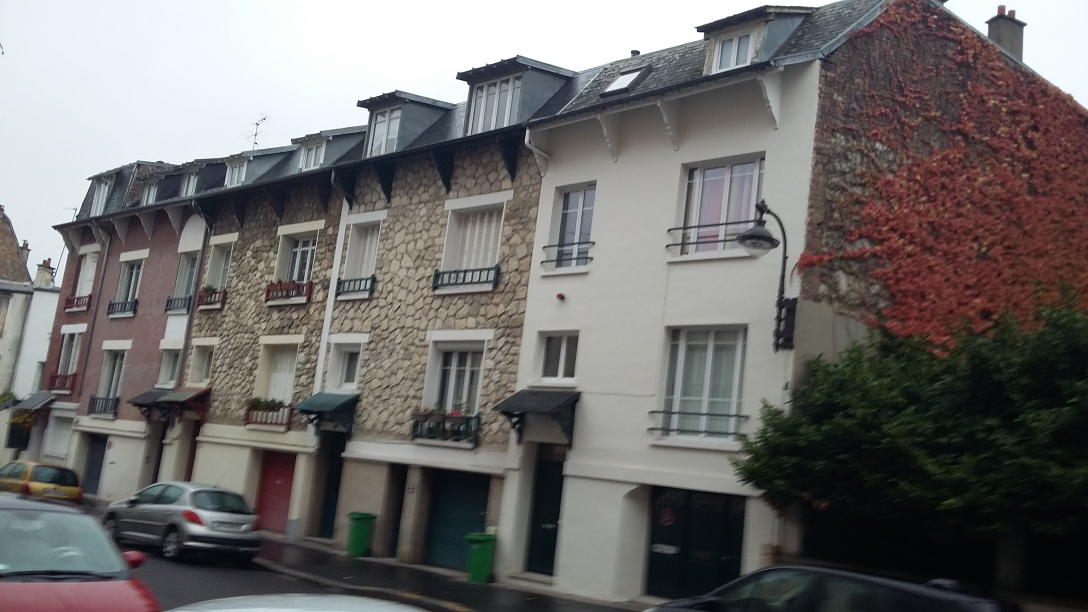
%> input picture images/tilt2.jpg, 3264 x 1836 px (shown at 1/3 size)
$ octave tilt_correction.m   (GNU Octave 9; MATLAB toolbox functions it lacks are replaced by stand-ins)
%> lines starting %> are read from the running program, lines starting %| are printed output that depends on the picture; in (x1, y1, x2, y2) boxes, pixels count from 0 and x2, y2 are one past the last pixel; in counts of white or black regions, pixels touching at a corner belong together; the program's own positions count from 1
### functions/find_dominant_edges.m
% input: binary image with detected vertical edges
% output: parameters of vertical lines, points
%         [p_x; p_y; q_x; q_y] for a line defined by points |pq|
%         [p_x; p_x] for points
function [edges, points] = find_dominant_edges(E, debug)
    if(nargin < 2)
        debug = 0;
    end

    if(debug)
        E_original = E;
    end

    edges = [];
    points = [];
    directions = [-1, 0, 1];
    min_length = 15;

    for line = 1:(size(E, 1) - min_length)
        indices = find(E(line,:));

        for idx = indices
            counter = 0;
            E(line, idx) = 0;
            % slope: 0 - undecided, -1 - left, 1 - right
            queue = [line; idx; 0]; % row, column, slope
            q = [];
            current_points = [];

            while(~isempty(queue))
                counter = counter + 1;
                q = queue(:, 1);
                queue = queue(:, 2:end);

                for d = directions
                    if(d ~= 0 && q(3) ~= 0 && q(3) ~= d)
                        continue;
                    end
                    if(q(2)+d <= 0 || q(2)+d >= size(E,2))
                        continue;
                    end
                    if(q(1)+1 >= size(E,1))
                        continue;
                    end

                    slope = d;
                    if(q(3) ~= 0)
                        slope = q(3);
                    end

                    if(E(q(1)+1, q(2)+d) == 1)
                        current_points = [current_points, [q(2)+d; q(1)+1]];
                        queue = [queue, [q(1)+1; q(2)+d; slope]];
                        E(q(1)+1, q(2)+d) = 0;
                    end
                end
            end

            if(counter >= min_length)
                edges = [edges, [line; idx; q(1); q(2)]];
                points = [points, current_points];
            end

        end

    end

    if(debug)
        figure;
        imshow(E_original);
        hold on;
        for e = 1:size(edges, 2)
            plot([edges(2,e), edges(4,e)], [edges(1,e), edges(3,e)], 'color', 'red', 'LineWidth', 3);
        end
    end

end

### tilt_correction.m
addpath('images');
addpath('functions');

img = imread('tilt2.jpg');
img = rgb2gray(img);
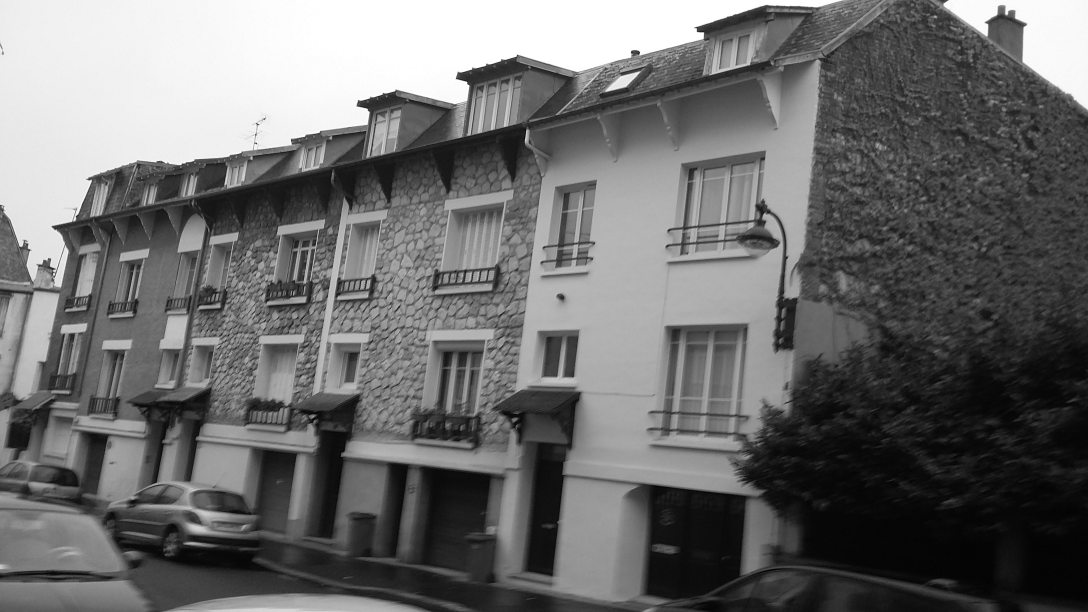
%> img: size 1836x3264 uint8 (shown at 1/3 size); min 0, max 255, mean 108.9
img = double(img);
%> img: size 1836x3264 double
img = img(1:4:end, 1:4:end);
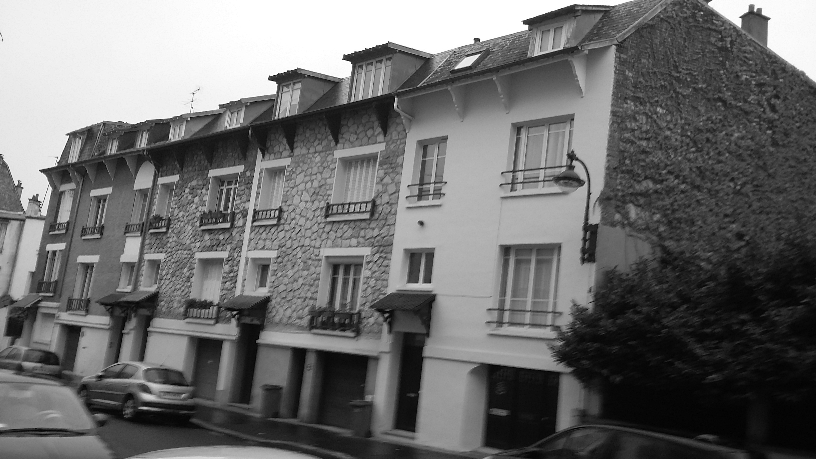
%> img: size 459x816 double; min 0, max 255, mean 109.1

E = edge(img, 'Sobel', 'vertical');
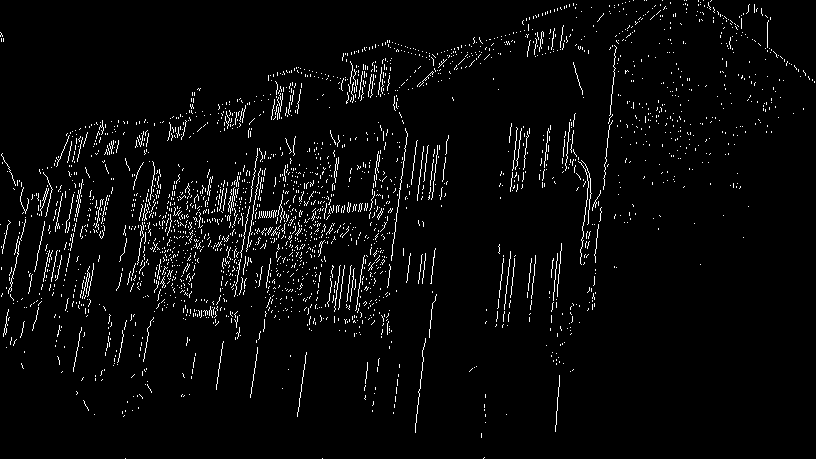
%> E: size 459x816 logical; 3.4% white in thin lines or dots
edges = find_dominant_edges(E);
%> the loop in find_dominant_edges, `for line = 1:(size(E, 1) - min_length)` made 444 passes
%> indices on passes 1 to 3: [634 645 647 663 685 687 699 704 712], 630, [626 671 701 709]
%> after the loop in find_dominant_edges, `for line = 1:(size(E, 1) - min_length)`:
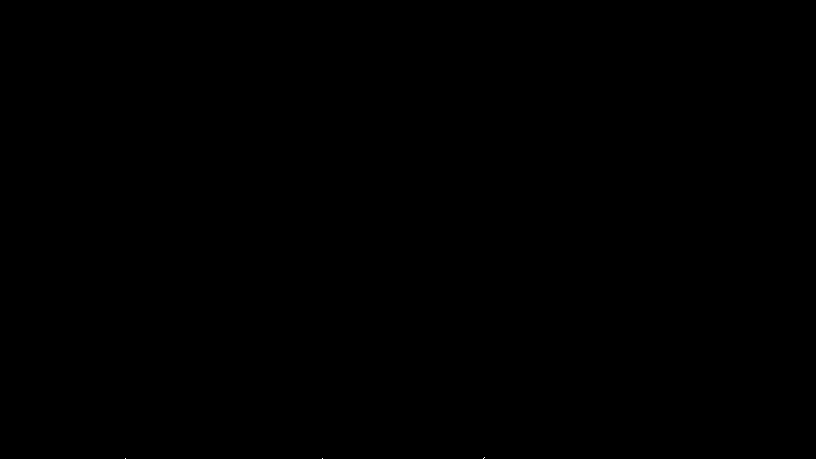
%> E: size 459x816 logical; 0% white in thin lines or dots, all inside (x1, y1, x2, y2) = (125, 457, 485, 459)
%> after the loop in find_dominant_edges, `for line = 1:(size(E, 1) - min_length)`: edges = 138 columns, first 8: [21 26 29 32 41 63 68 72; 769 564 555 543 531 574 382 363; 48 48 50 52 57 95 95 99; 768 561 552 540 528 583 379 359]

slope = (edges(2,:) - edges(4,:)) ./ (edges(1,:) - edges(3,:));
%> slope = 138 values, max 0.529 at index 49, min -0.429 at index 126, mean -0.141

$ run again, with images/tilt1.jpg copied over images/tilt2.jpg
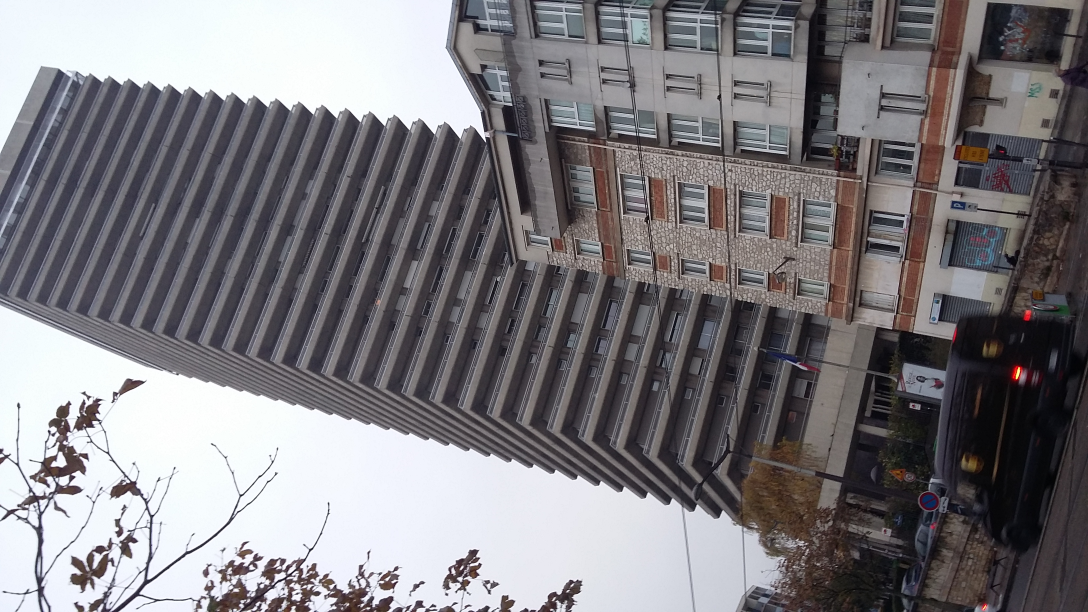
%> input picture images/tilt1.jpg, 3264 x 1836 px (shown at 1/3 size)
%> `E = edge(img, 'Sobel', 'vertical');`:
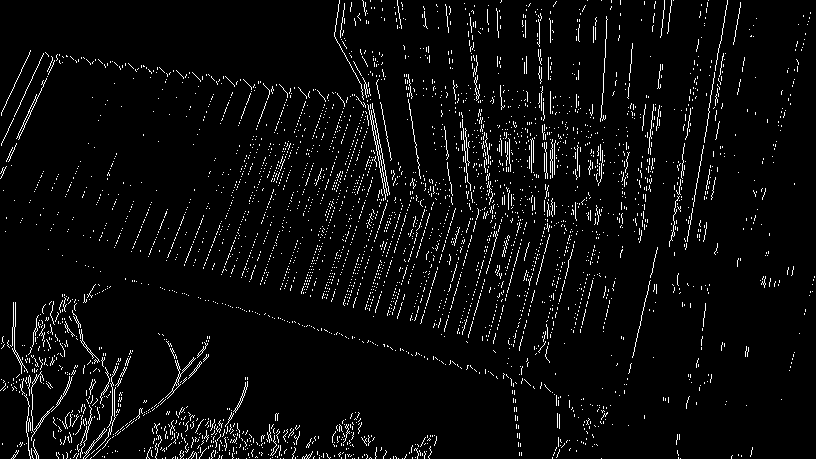
%> E: size 459x816 logical; 4.3% white in thin lines or dots
%> the loop in find_dominant_edges, `for line = 1:(size(E, 1) - min_length)` made 444 passes
%> indices on passes 2 to 4: [557 645 656], [352 366 402 708 741], [345 465 531]
%> after the loop in find_dominant_edges, `for line = 1:(size(E, 1) - min_length)`:
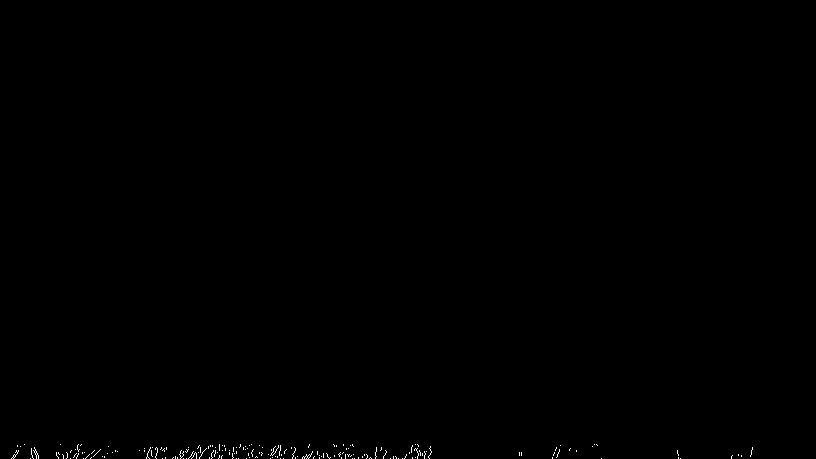
%> E: size 459x816 logical; 0.19% white in thin lines or dots, all inside (x1, y1, x2, y2) = (11, 444, 753, 459)
%> after the loop in find_dominant_edges, `for line = 1:(size(E, 1) - min_length)`: edges = 146 columns, first 8: [1 1 1 1 1 1 3 4; 340 363 398 665 672 728 741 345; 37 16 29 38 34 71 45 38; 335 366 402 661 668 716 734 341]
%> slope = 146 values, max 0.765 at index 114, min -0.857 at index 119, mean -0.113

$ run again, with images/tilt3.jpg copied over images/tilt2.jpg
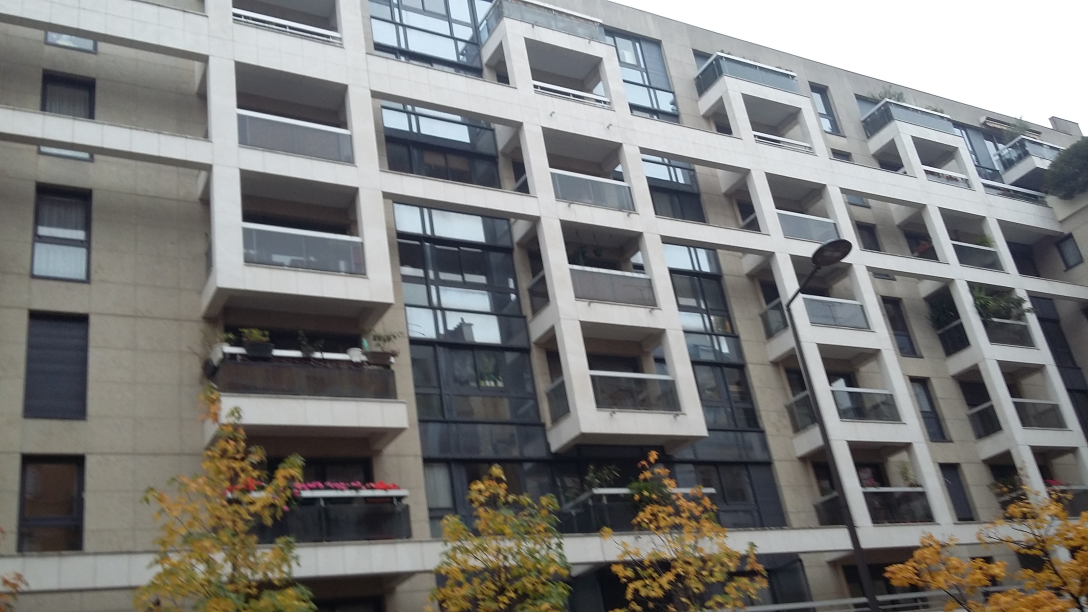
%> input picture images/tilt3.jpg, 3264 x 1836 px (shown at 1/3 size)
%> `img = img(1:4:end, 1:4:end);`:
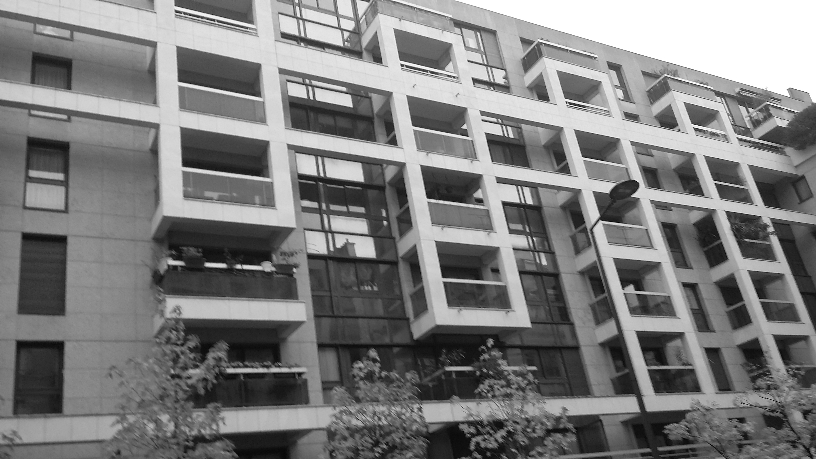
%> img: size 459x816 double; min 1, max 255, mean 125
%> `E = edge(img, 'Sobel', 'vertical');`:
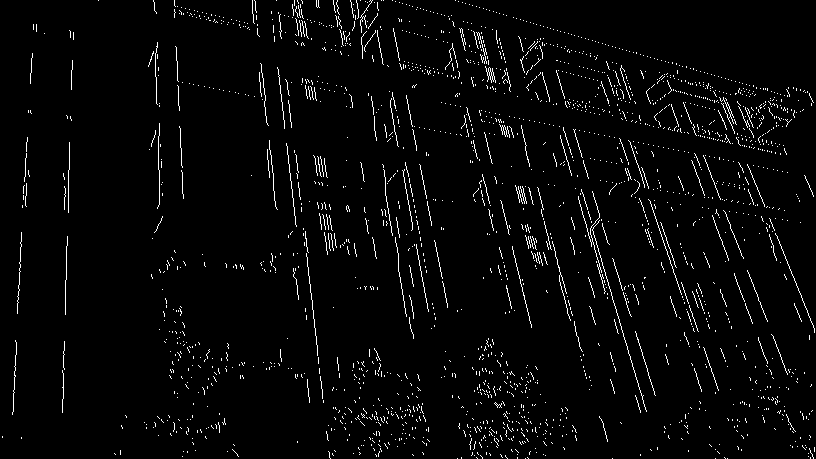
%> E: size 459x816 logical; 3% white in thin lines or dots
%> the loop in find_dominant_edges, `for line = 1:(size(E, 1) - min_length)` made 444 passes
%> indices on passes 2 to 4: [366 396 459], [368 375 378 400 463], [371 403 466]
%> after the loop in find_dominant_edges, `for line = 1:(size(E, 1) - min_length)`: edges = 181 columns, first 8: [1 1 1 4 14 19 21 21; 253 351 357 371 378 296 300 302; 24 18 18 18 29 36 37 37; 255 354 359 361 369 299 302 305]
%> slope = 181 values, max 0.529 at index 180, min -0.714 at index 4, mean 0.193

$ run again, with images/tilt4.jpg copied over images/tilt2.jpg
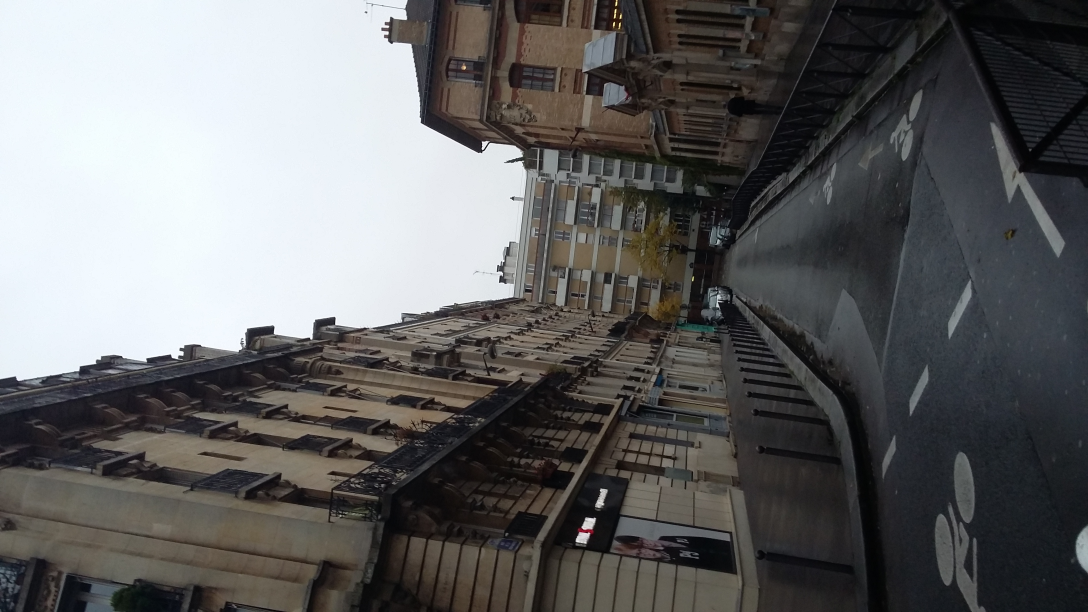
%> input picture images/tilt4.jpg, 3264 x 1836 px (shown at 1/3 size)
%> `img = img(1:4:end, 1:4:end);`:
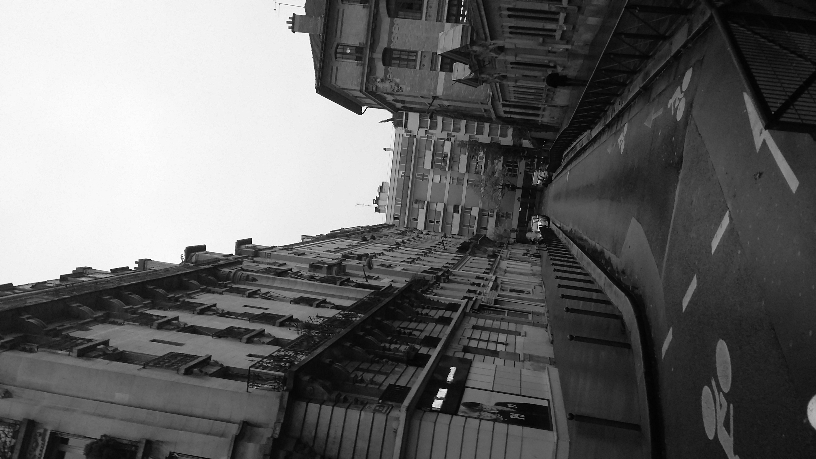
%> img: size 459x816 double; min 0, max 255, mean 101.5
%> `E = edge(img, 'Sobel', 'vertical');`:
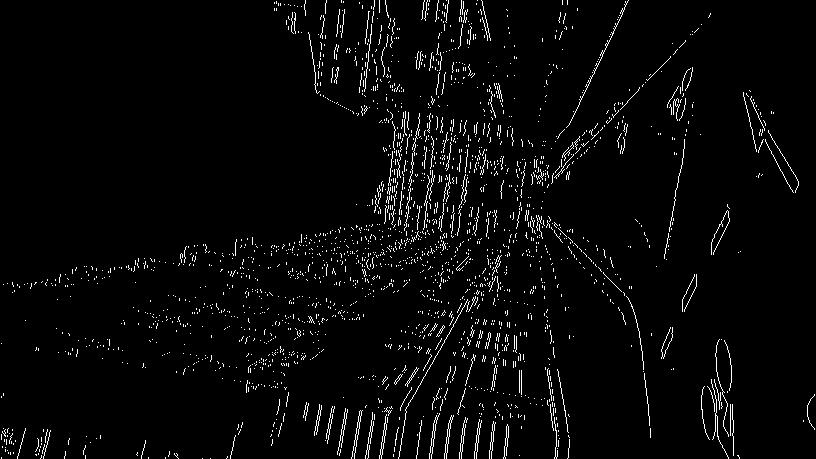
%> E: size 459x816 logical; 3.2% white in thin lines or dots
%> the loop in find_dominant_edges, `for line = 1:(size(E, 1) - min_length)` made 444 passes
%> indices on passes 2 to 4: [277 344 464 626], [275 360], [279 281 429 444 477]
%> after the loop in find_dominant_edges, `for line = 1:(size(E, 1) - min_length)`: edges = 150 columns, first 8: [1 1 1 1 1 1 1 1; 386 425 428 439 449 462 482 629; 18 20 19 22 22 15 41 128; 389 422 425 436 446 463 491 567]
%> slope = 150 values, max 0.947 at index 75, min -0.958 at index 22, mean -0.115
